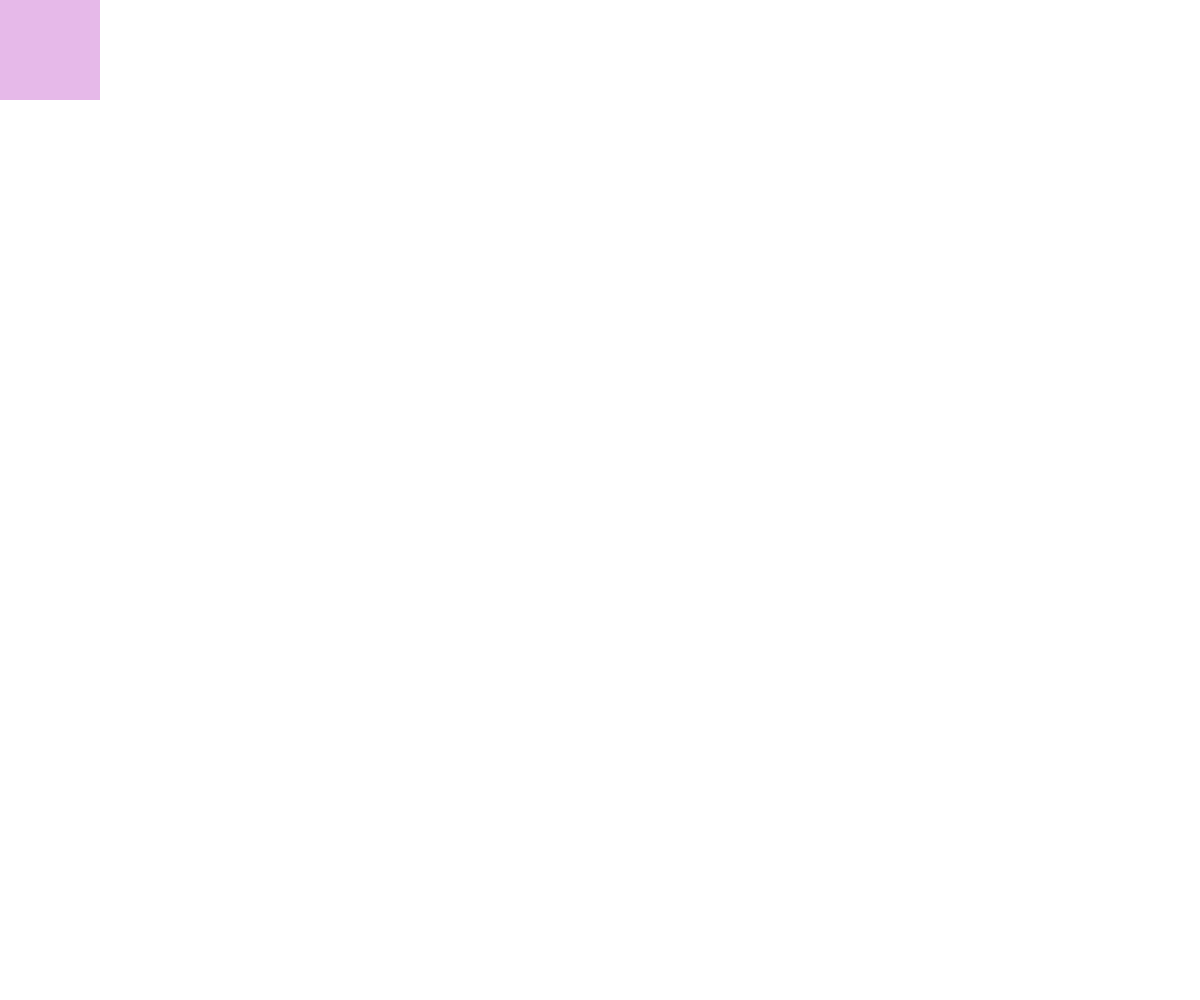
Frame 1 (no input)
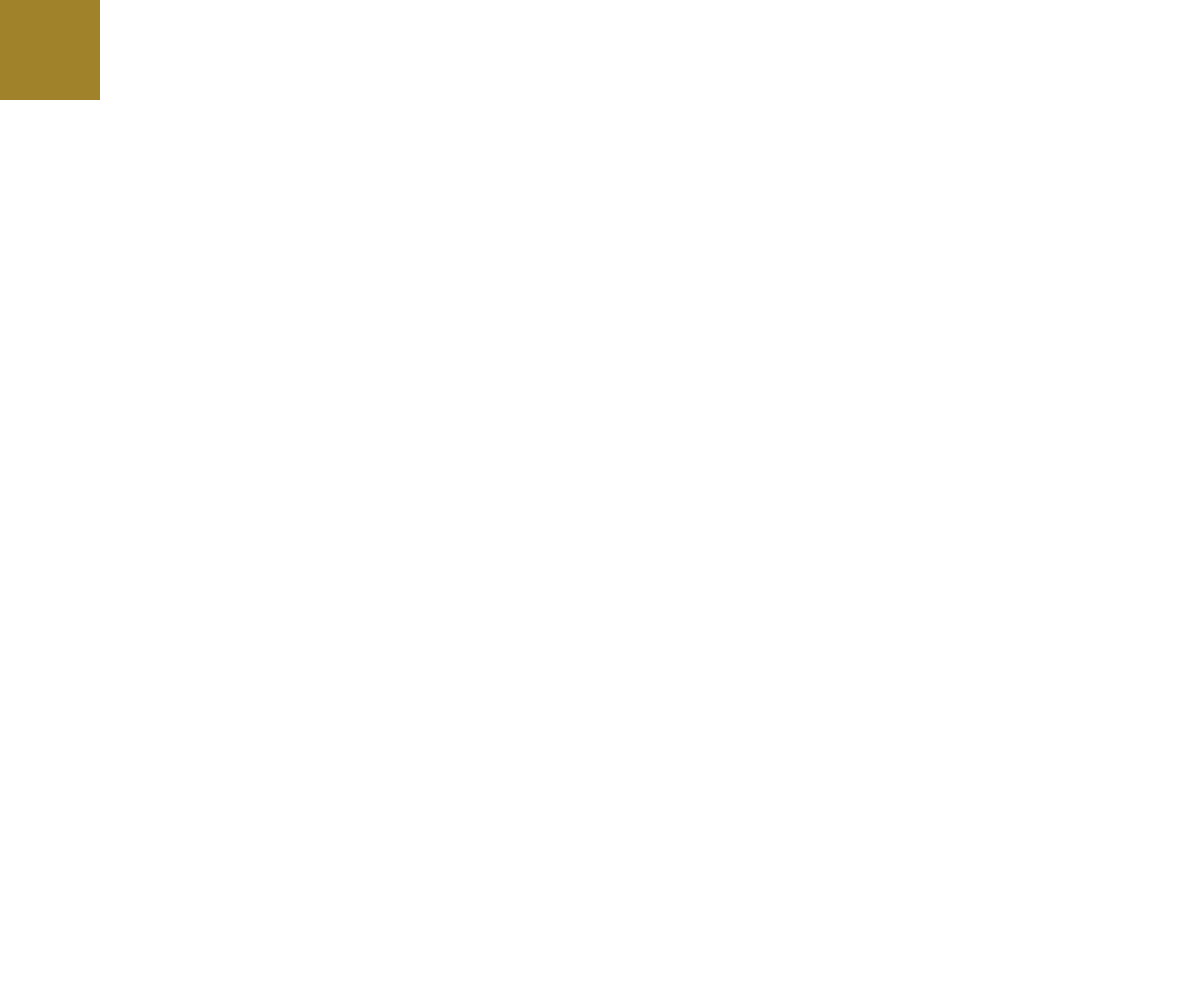
Frame 60 (no input)
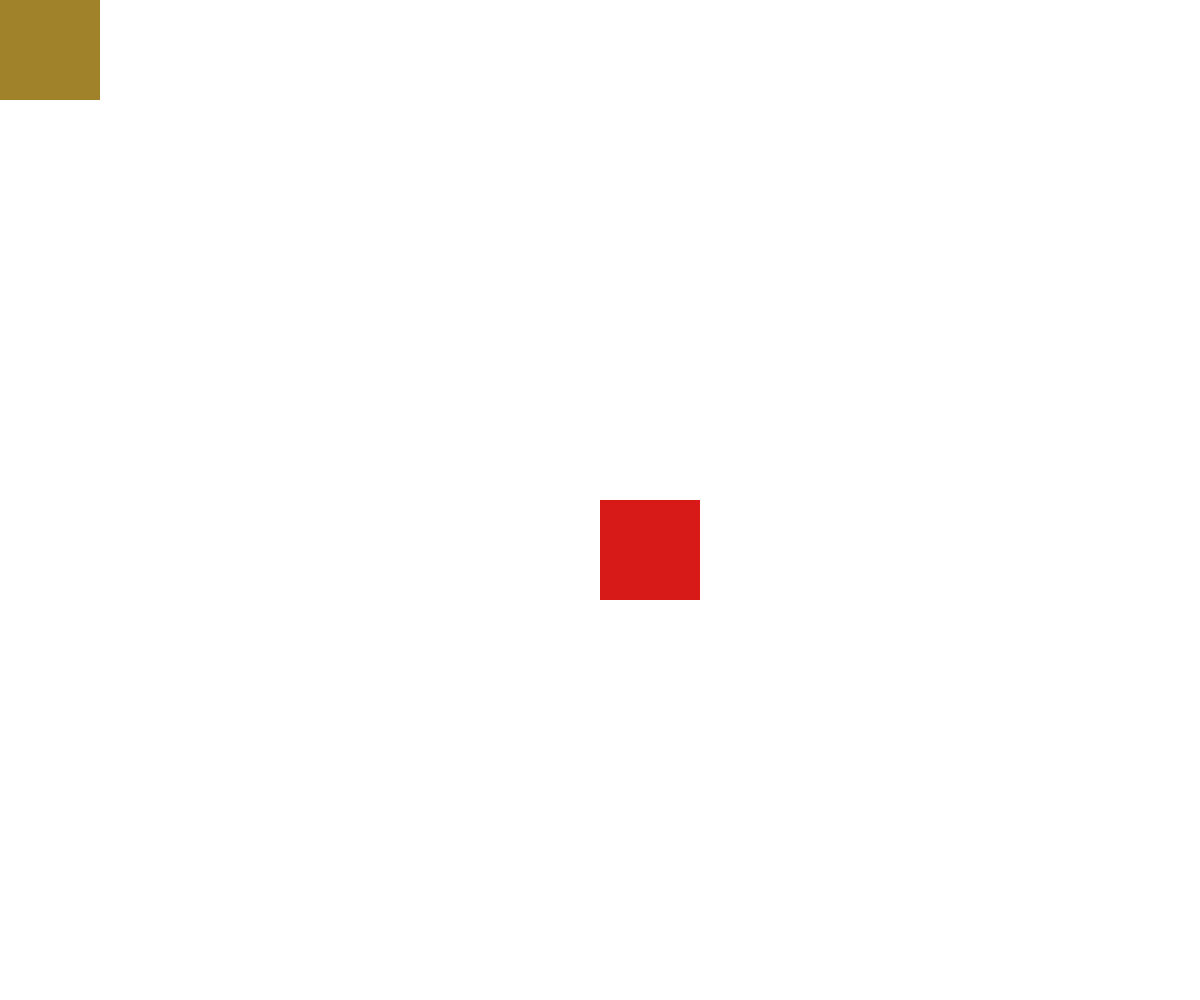
Frame 120 (the mouse pressed at the canvas centre since frame 60)

The p5.js sketch that drew these frames (run headless with seeded random() and noise() and a simulated clock; from frame 60 on, the mouse is pressed at the canvas centre):

// p5.js sketch
// ── sketch.js
//la fonction setup() est appelée une seule fois
// et sert à initialiser certains réglages
function setup() {
  //createCanvas: permet de spécifier les dimensipons du canvas
  //windowWidth/windowHeight:largeur et hauteur de la fenêtre du mavigateur
  createCanvas(windowWidth,windowHeight);
}

// La fonction draw() est appellée 60 fois par seconde!
function draw() {
  //background 
  //background(255);
  
  //couleur de remplissage RGB+Alpha
  fill(random(0,255),random(0,255),random(0,255),random(0,255));
  
  //couleur du contour RGB
  stroke(0,0,255);
  
  //largeur du contour en pixel
  strokeWeight(5);
  
  //pas de contour!
  noStroke();
  
  //dessine une ellipse
  //de diamètre aléatoire compris entre 10 et 100
  //et positionnée aux coordonnées de la souris
  //ellipse(mouseX,mouseY,random(10,100));
  
  rect(mouseX,mouseY,100,100);
  //line(0,0,mouseX,mouseY);
}
